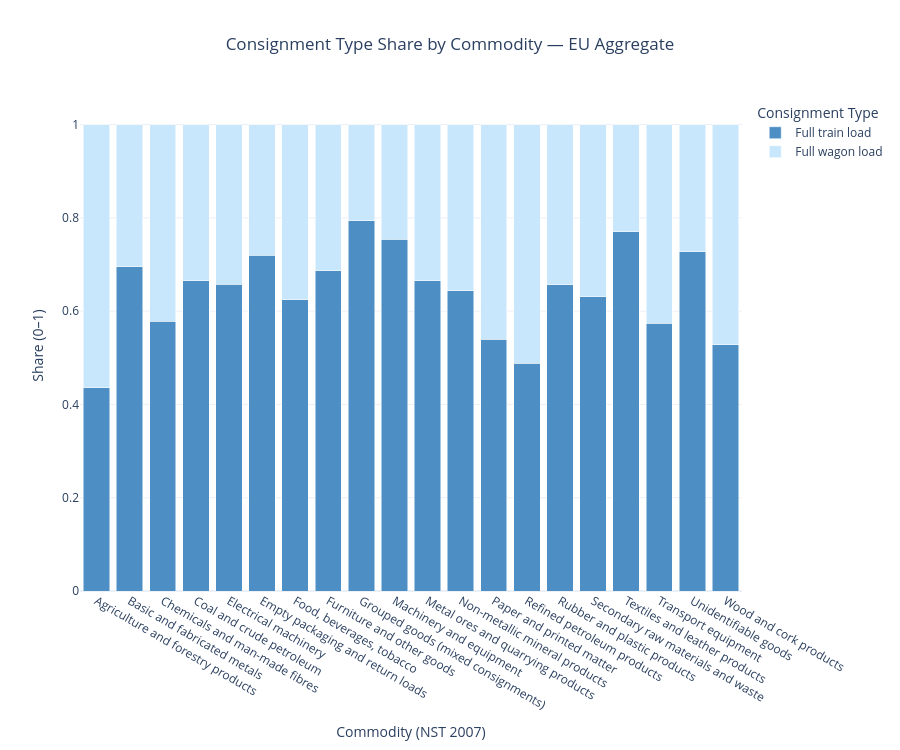

Source (notebook cell):
### Markdown cell above
2. Stacked Bar Chart

### Code cell
# Stacked Bar — Consignment shares by commodity
row_norm = (
    agg.set_index("NST2007_desc")
       .pipe(lambda d: d.div(d.sum(axis=1).replace(0, np.nan), axis=0))
       .reset_index()
)
stack_share = row_norm.melt(
    id_vars="NST2007_desc",
    var_name="Consignment_Type",
    value_name="Share"
)
stack_share["Consignment_Type"] = stack_share["Consignment_Type"].map({
    "Est_train_MIO_TKM": "Full train load",
    "Est_wagon_MIO_TKM": "Full wagon load"
})

custom_colors = ["#4d8fc5", "#c9e7fc"]

fig_bar = px.bar(
    stack_share,
    x="NST2007_desc",
    y="Share",
    color="Consignment_Type",
    barmode="stack",
    title="Consignment Type Share by Commodity — EU Aggregate",
    labels={"NST2007_desc": "Commodity (NST 2007)", "Share": "Share (0–1)"},
    color_discrete_sequence=custom_colors
)
fig_bar.update_layout(height=750, title_x=0.5, xaxis_tickangle=30, legend_title_text="Consignment Type")
fig_bar.show()

### Figure 1 — Plotly figure (JSON) as saved in the notebook; plotly's stock layout.template omitted (floating-point values rounded to 4 significant figures)
{"data": [{"hovertemplate": "Consignment_Type=Full train load<br>Commodity (NST 2007)=%{x}<br>Share (0–1)=%{y}<extra></extra>", "legendgroup": "Full train load", "marker": {"color": "#4d8fc5", "pattern": {"shape": ""}}, "name": "Full train load", "orientation": "v", "showlegend": true, "textposition": "auto", "type": "bar", "x": ["Agriculture and forestry products", "Basic and fabricated metals", "Chemicals and man-made fibres", "Coal and crude petroleum", "Electrical machinery", "Empty packaging and return loads", "Food, beverages, tobacco", "Furniture and other goods", "Grouped goods (mixed consignments)", "Machinery and equipment", "Metal ores and quarrying products", "Non-metallic mineral products", "Paper and printed matter", "Refined petroleum products", "Rubber and plastic products", "Secondary raw materials and waste", "Textiles and leather products", "Transport equipment", "Unidentifiable goods", "Wood and cork products"], "xaxis": "x", "y": [0.4354, 0.6955, 0.5779, 0.6648, 0.6574, 0.7203, 0.6249, 0.6868, 0.7933, 0.7545, 0.6653, 0.6434, 0.5398, 0.4878, 0.6563, 0.6311, 0.7698, 0.5744, 0.7273, 0.5276], "yaxis": "y"}, {"hovertemplate": "Consignment_Type=Full wagon load<br>Commodity (NST 2007)=%{x}<br>Share (0–1)=%{y}<extra></extra>", "legendgroup": "Full wagon load", "marker": {"color": "#c9e7fc", "pattern": {"shape": ""}}, "name": "Full wagon load", "orientation": "v", "showlegend": true, "textposition": "auto", "type": "bar", "x": ["Agriculture and forestry products", "Basic and fabricated metals", "Chemicals and man-made fibres", "Coal and crude petroleum", "Electrical machinery", "Empty packaging and return loads", "Food, beverages, tobacco", "Furniture and other goods", "Grouped goods (mixed consignments)", "Machinery and equipment", "Metal ores and quarrying products", "Non-metallic mineral products", "Paper and printed matter", "Refined petroleum products", "Rubber and plastic products", "Secondary raw materials and waste", "Textiles and leather products", "Transport equipment", "Unidentifiable goods", "Wood and cork products"], "xaxis": "x", "y": [0.5646, 0.3045, 0.4221, 0.3352, 0.3426, 0.2797, 0.3751, 0.3132, 0.2067, 0.2455, 0.3347, 0.3566, 0.4602, 0.5122, 0.3437, 0.3689, 0.2302, 0.4256, 0.2727, 0.4724], "yaxis": "y"}], "layout": {"barmode": "stack", "height": 750, "legend": {"title": {"text": "Consignment Type"}, "tracegroupgap": 0}, "title": {"text": "Consignment Type Share by Commodity — EU Aggregate", "x": 0.5}, "xaxis": {"anchor": "y", "domain": [0, 1], "tickangle": 30, "title": {"text": "Commodity (NST 2007)"}}, "yaxis": {"anchor": "x", "domain": [0, 1], "title": {"text": "Share (0–1)"}}}}
